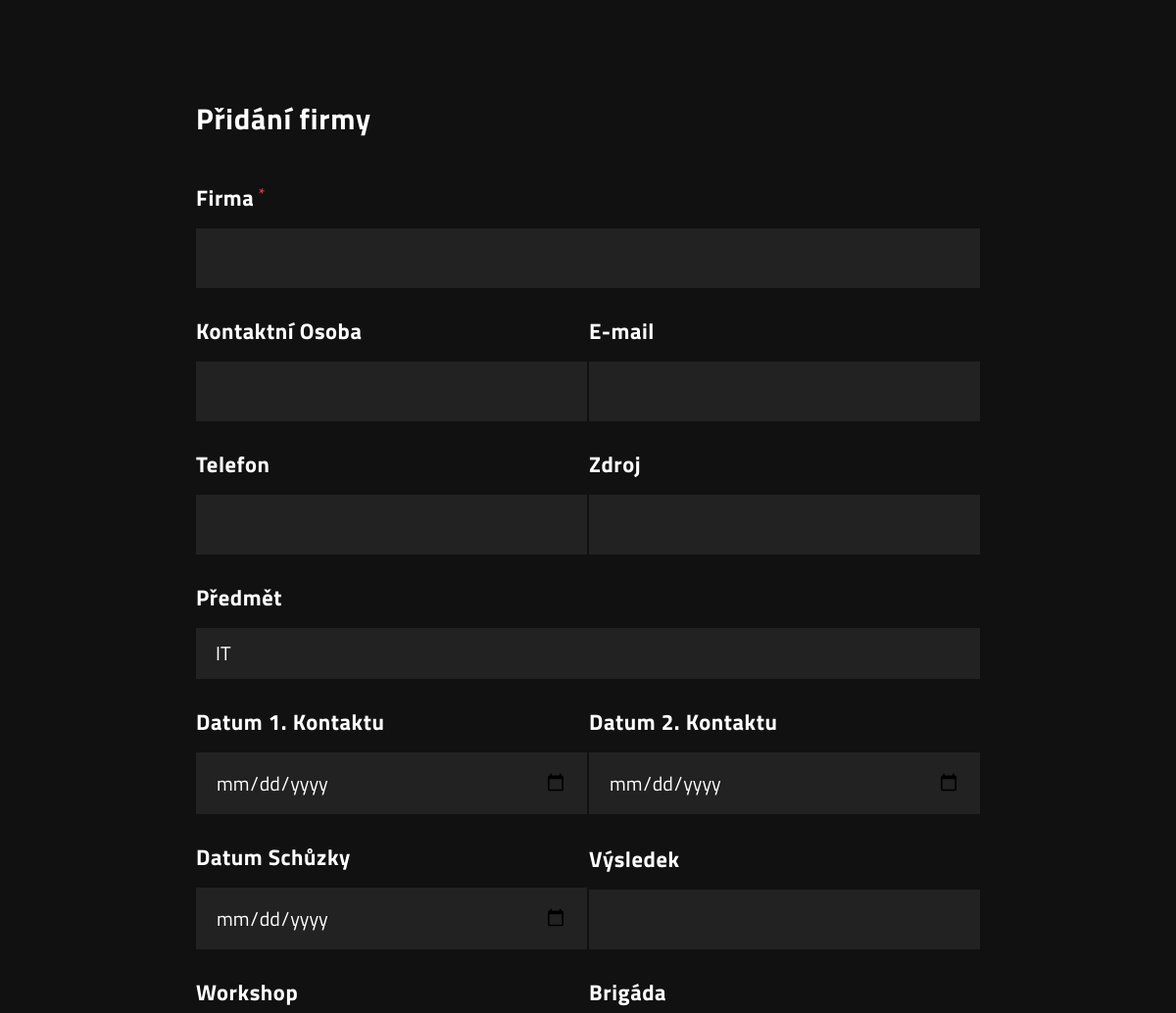
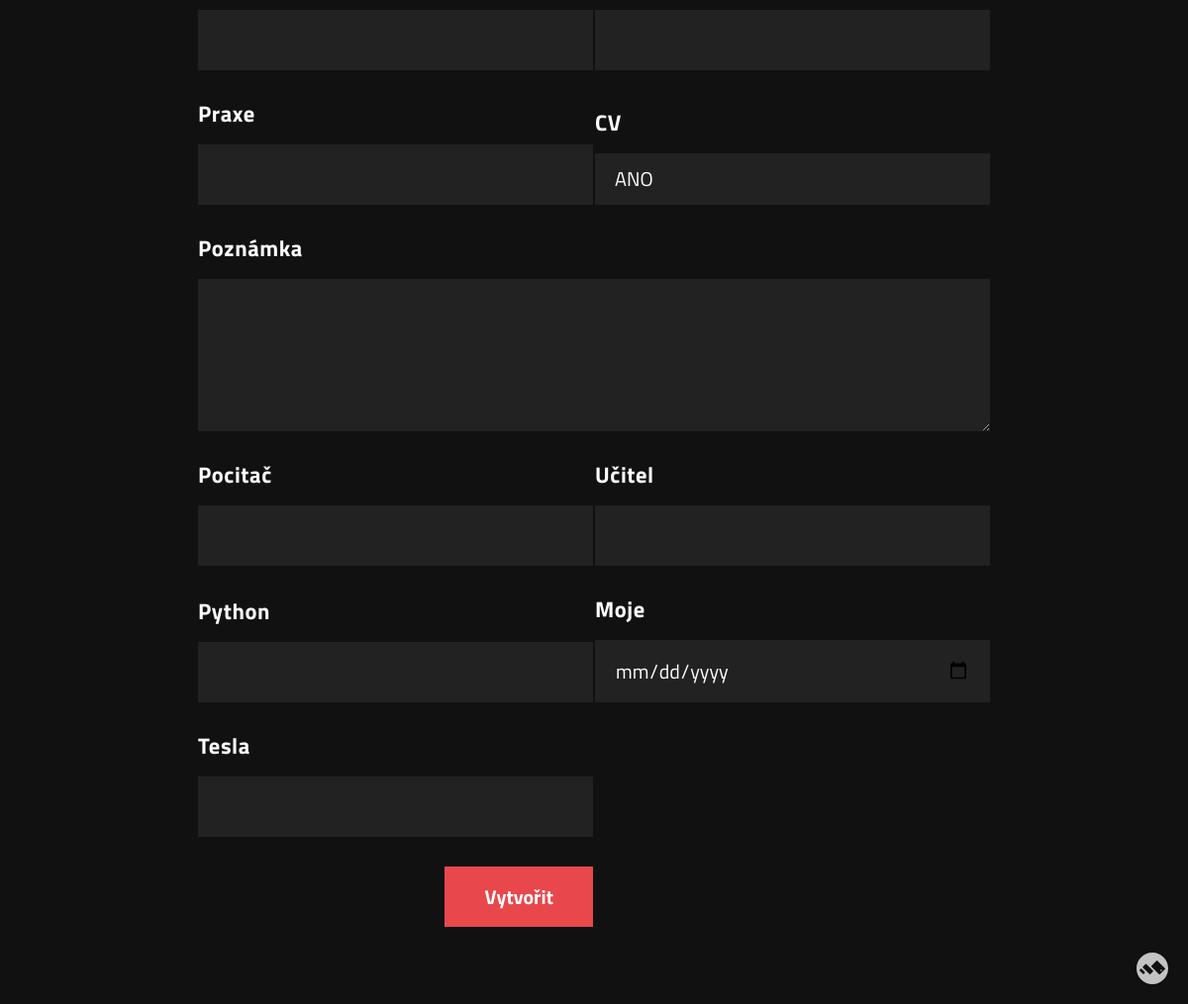
/firms/insertFirmForm.php (signed in), run on the app's committed database (2 pictures, top to bottom).
### tables this page shows
CREATE TABLE `columns` (
  `id` int(11) NOT NULL,
  `name` varchar(500) NOT NULL,
  `type` int(11) NOT NULL
);

### firms/insertFirmForm.php (the view, shortened to what this page needs)
<html lang="en" class=""><head>
<link rel="stylesheet" href="https://cdnjs.cloudflare.com/ajax/libs/normalize/5.0.0/normalize.min.css">
</head>
<body>
  <form action="insertFirm.php" method="POST" class="form">
    <p class="field">
      <h2 class="label" style="font-size:30px">Přidání firmy</h2>
    </p>
  <p class="field required">
    <label class="label required" for="name">Firma</label>
    <input class="text-input" id="name" name="name" required="" type="text" value="">
  </p>
  <p class="field half">
    <label class="label" for="surname">Kontaktní Osoba</label>
    <input class="text-input" name="surname" type="text">
  </p>
  <p class="field half">
    <label class="label" for="email">E-mail</label>
    <input class="text-input" name="email" type="email">
  </p>
  <p class="field half">
    <label class="label" for="phone">Telefon</label>
    <input class="text-input" name="phone" type="tel" value="">
  </p>
  <p class="field half">
    <label class="label" for="source">Zdroj</label>
    <input class="text-input" name="source" type="text">
  </p>
  <div class="field">
    <label class="label">Předmět</label>
    <select class="select" name="subject_id-">
      <?php
      include_once("../conn.php");
      $sql = "SELECT id, name FROM subject";
      $result = $conn->query($sql);
      if ($result->num_rows > 0) {
        while($row = $result->fetch_assoc()) {
         ?>
         <option value="<?php echo $row["id"]; ?>"><?php echo $row["name"]; ?></option>
         <?php
        }
      }
      ?>
    </select>
  </div>
  <div class="field half">
    <label class="label">Datum 1. Kontaktu</label>
    <input class="text-input" name="date_of_contact" type="date">
  </div>
  <div class="field half">
    <label class="label">Datum 2. Kontaktu</label>
    <input class="text-input"name="date_of_2_contact" type="date">
  </div>
  <div class="field half">
    <label class="label">Datum Schůzky</label>
    <input class="text-input" name="date_of_meeting" type="date">
  </div>
  <div class="field half">
    <label class="label">Výsledek</label>
    <input class="text-input" name="result" type="text">
  </div>
  <div class="field half">
    <label class="label">Workshop</label>
    <input class="text-input" name="workshop" type="text">
  </div>
  <div class="field half">
    <label class="label">Brigáda</label>
    <input class="text-input" name="brigade" type="text">
  </div>
  <div class="field half">
    <label class="label">Praxe</label>
    <input class="text-input" name="practice" type="text">
  </div>
 <div class="field half">
    <label class="label">CV</label>
    <select class="select" name="cv-">
      <option value="1">ANO</option>
    </select>
  </div>
  <p class="field">
    <label class="label" for="about">Poznámka</label>
    <textarea class="textarea" cols="50" id="about" name="note" rows="4"></textarea>
  </p>
<?php
$sql = "SELECT columns.name, columns.id, type_of_column.type from columns inner join type_of_column on columns.type = type_of_column.id";
$result = $conn->query($sql);
if ($result->num_rows > 0) {
  while($row = $result->fetch_assoc()) {
    ?>
    <p class="field half">
    <label class="label"><?php echo $row["name"]; ?></label>
    <input class="text-input column" name="<?php echo "c".$row["id"]; ?>" type="<?php echo $row["type"]; ?>">
  </p>
    <?php
  }
}
?>
<p class="field half">
    <input class="button" type="submit" value="Vytvořit">
  </p>
</form>
  <a href="https://codepen.io/mican/" target="_blank" class="mM"></a>
</body></html>

### firms/insertFirmForm.php (style rules this page uses)
html { -webkit-font-smoothing: antialiased; }
body { background-color: #111111; font-family: "Titillium Web", sans-serif; }
@media screen and (min-width: 40em) { body { font-size: 1.25em; } }
.form .button, .form .message, .customSelect, .form .select, .form .textarea, .form .text-input, .form .option-input + label, .form .checkbox-input + label, .form .label { padding: 0.75em 1em; -webkit-appearance: none; -moz-appearance: none; appearance: none; outline: none; line-height: normal; border-radius: 0; border: none; background: none; display: block; }
.form .label { font-weight: bold; color: white; padding-top: 0; padding-left: 0; letter-spacing: 0.025em; font-size: 1.125em; line-height: 1.25; position: relative; z-index: 100; }
.required .form .label:after, .form .required .label:after { content: " *"; color: #E8474C; font-weight: normal; font-size: 0.75em; vertical-align: top; }
.customSelect, .form .select, .form .textarea, .form .text-input, .form .option-input + label, .form .checkbox-input + label { font: inherit; line-height: normal; width: 100%; box-sizing: border-box; background: #222222; color: white; position: relative; }
.customSelect:placeholder, .form .select:placeholder, .form .textarea:placeholder, .form .text-input:placeholder, .form .option-input + label:placeholder, .form .checkbox-input + label:placeholder { color: white; }
.form .button { font: inherit; line-height: normal; cursor: pointer; background: #E8474C; color: white; font-weight: bold; width: auto; margin-left: auto; font-weight: bold; padding-left: 2em; padding-right: 2em; }
body { padding: 2em; }
.form { max-width: 40em; margin: 0 auto; position: relative; display: flex; flex-flow: row wrap; justify-content: space-between; align-items: flex-end; }
.form .field { width: 100%; margin: 0 0 1.5em 0; }
@media screen and (min-width: 40em) { .form .field.half { width: calc(50% - 1px); } }
.form .textarea { max-width: 100%; }
.form .select { text-indent: 0.01px; text-overflow: "" !important; }
.mM { display:block;border-radius:50%;box-shadow:0 1px 3px rgba(0, 0, 0, 0.12), 0 1px 2px rgba(0, 0, 0, 0.24);position:fixed;bottom:1em;right:1em;-webkit-transform-origin:50% 50%;transform-origin:50% 50%;-webkit-transition:all 240ms ease-in-out;transition:all 240ms ease-in-out;z-index:9999;opacity:0.75 }
.mM svg { display:block }

### data on the page
columns: name "Pocitač"
columns: name "Učitel"
columns: name "Python"
columns: name "Moje"
columns: name "Tesla"

### other printed values
form field subject_id- "IT"
